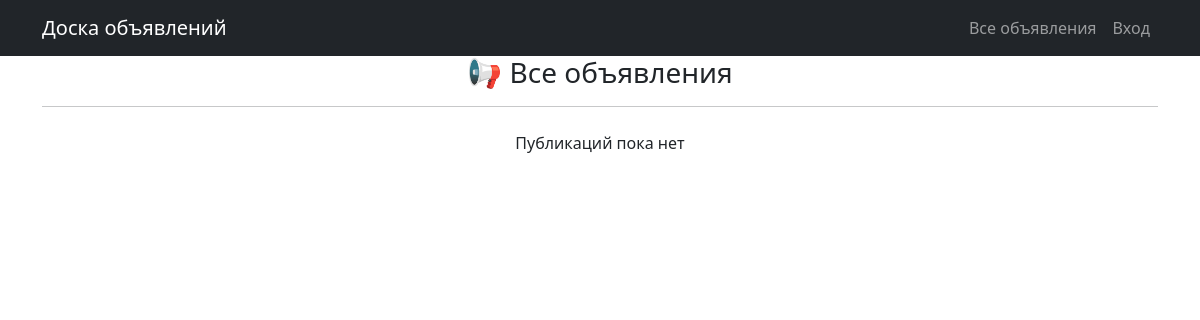
/ad/list, run on an earlier commit of the app's database.
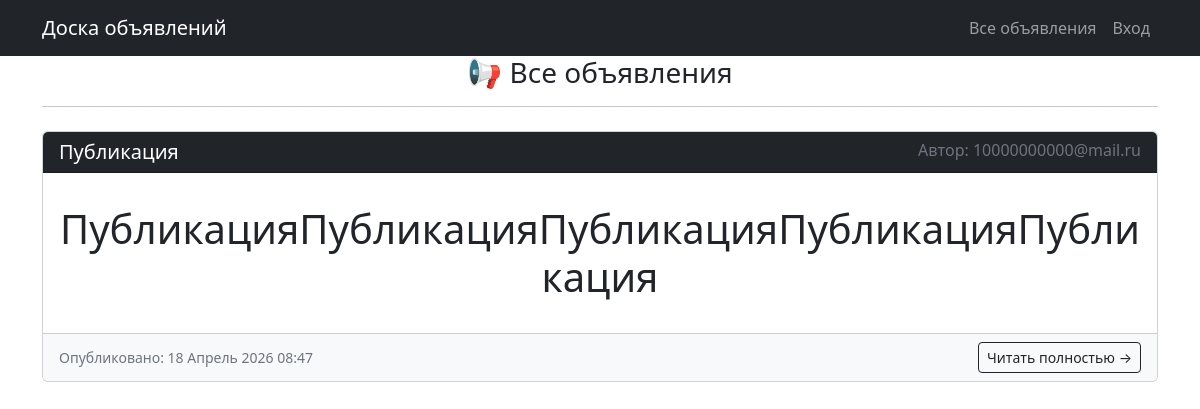
And on a later commit of the database.
### board/models.py (models this page shows, shortened)
class Ad(models.Model):
    title = models.CharField(
        max_length=250,
        verbose_name='Заголовок'
    )
    content = RichTextUploadingField(
        'Содержимое статьи',
        config_name='default',
        blank=True,
        null=True
    )
    category = models.ForeignKey(
        Category,
        on_delete=models.PROTECT,
        verbose_name="Категория",
    )
    author = models.ForeignKey(
        User,
        on_delete=models.CASCADE,
        verbose_name="Автор"
    )
    created_at = models.DateTimeField(
        auto_now_add=True,
        verbose_name='Дата публикации'
    )
    updated_at = models.DateTimeField(
        auto_now=True,
        verbose_name='Последнее обновление'
    )
    class Meta:
        ordering = ['-created_at']
        verbose_name = 'Объявление'
        verbose_name_plural = 'Объявления'

### board/views.py (the view)
class AdList(ListView):
    model = Ad
    ordering = '-created_at'
    template_name = 'ad_list.html'
    context_object_name = 'ad_list'
    paginate_by = 20

### templates/ad_list.html (shortened to what this page needs)
{% extends "flatpages/default.html" %}
{% block content %}
    <div class="row">
        <div class="col-lg-12">
            <div class="mb-4">
                <h3 class="text-center">📢 Все объявления</h3>
                <hr>
            </div>
            {% if ad_list %}
                {% for ad in ad_list %}
                    <div class="card mb-4">
                        <div class="card-header bg-dark text-white d-flex justify-content-between align-items-center">
                            <div class="title-wrapper">
                                <h5 class="card-title mb-0">{{ ad.title|truncatechars:20 }}</h5>
                            </div>
                            <div class="author-wrapper">
                                <p class="card-subtitle mb-0 text-muted">
                                    Автор: {{ ad.author.username }}
                                </p>
                            </div>
                        </div>
                        <div class="card-body">
                            {% if ad.content %}
                                <p>{{ ad.content|safe|truncatewords:15 }}</p>
                            {% else %}
                                <p>Нет текста</p>
                            {% endif %}
                        </div>
                        <div class="card-footer d-flex justify-content-between align-items-center bg-light">
                            <div class="text-muted small">
                                Опубликовано: {{ ad.created_at|date:"d F Y H:i" }}
                            </div>
                            <div class="btn-group">
                                <a href="{% url 'board:ad_detail' ad.pk %}"
                                   class="btn btn-outline-dark btn-sm">
                                    Читать полностью →
                                </a>
                            </div>
                        </div>
                    </div>
                {% endfor %}
            {% else %}
                <p class="text-center">Публикаций пока нет</p>
            {% endif %}
        </div>
    </div>
{% endblock content %}

### templates/flatpages/default.html (shortened to what this page needs)
<!DOCTYPE html>
<html lang="en">
    <head>
        {% load static %}
        <link href="{% static 'css/styles.css' %}" rel="stylesheet" />
    </head>
    <body>
<nav class="navbar navbar-expand-lg navbar-dark bg-dark static-top">
    <div class="container">
        <div class="navbar-header">
            <a class="navbar-brand" href="/">Доска объявлений</a>
        </div>
        {% if not user.is_authenticated %}
            <div class="collapse navbar-collapse" id="navbarResponsive">
                <ul class="navbar-nav ms-auto">
                    <li class="nav-item">
                        <a class="nav-link" href="{% url 'board:ad_list' %}">Все объявления</a>
                    </li>
                    <li class="nav-item">
                        <a class="nav-link" href="/login/">Вход</a>
                    </li>
                </ul>
            </div>
        {% endif %}
    </div>
</nav>
        <div class="container">
            <div class="row">
                <div class="col-lg-12 text-center">
                    {% block content %}{% endblock content %}
                </div>
            </div>
        </div>
    </body>
</html>

What changed in the data, as far as the page shows it:
added Ad: title "Публикация", author.username "10000000000@mail.ru", content "ПубликацияПубликацияПубликацияПубликацияПубликация", created_at "18 Апрель 2026 08:47"
Also different on the page:
text no longer shown: "Публикаций пока нет"
